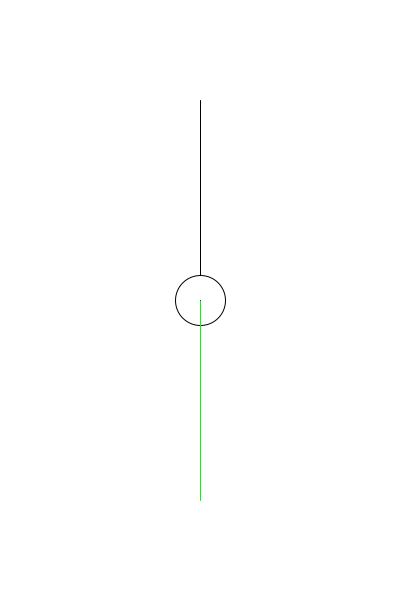
Frame 1 (no input)
Frame 60 (the mouse pressed at the canvas centre just before this capture): identical to frame 1, image omitted
Frame 120 (the mouse held since frame 60 and released just before this capture): identical to frame 1, image omitted

The Processing sketch that drew this single still picture (run headless with seeded random() and noise(); from frame 60 on, the mouse is pressed at the canvas centre):

// Processing sketch: week05_08_pendulum_not_ok_PVecttor_sub_velocity
// ── week05_08_pendulum_not_ok_PVecttor_sub_velocity.pde
//week05_08_pendulum_not_ok_PVecttor_sub_velocity
void setup(){
  size(400,600);
}
float x=200,y=300;
void draw(){
  background(255);
  stroke(0);
  line(200,100,x,y);
  ellipse(x,y,50,50);
  stroke(255,0,0);//紅色往下的線
  line(x,y,x,y+100);
  
  PVector d=new PVector(x-200,y-100).normalize();
  PVector d2=new PVector(0,2);
  float g =PVector.dot(d,d2);//cos(a)
  d.mult(100*g);
  stroke(0,255,0);//綠色線往右下
  line(x,y,x+d.x,y+d.y);
  
  PVector N =  PVector.sub(d2.mult(100),d);//PVector N = new PVector(d.y,-d.x).normalize();//長度1
  //N.mult(100*sin(acos(g)));//g是cos(a),acos(g)就是角度a
  stroke(0,0,255);//藍色線往右下
  line(x,y,x+N.x,y+N.y);
  
  v.x += N.x/1000;
  v.y += N.y/1000;
  x += v.x;
  y += v.y;
}
PVector v = new PVector();
void mouseDragged(){//void mouseDragged()
  x = mouseX;
  y = mouseY;
}
